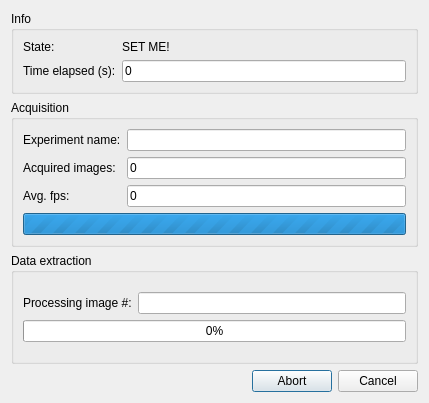
<?xml version="1.0" encoding="UTF-8"?>
<ui version="4.0">
 <class>ExperimentRunner</class>
 <widget class="QDialog" name="ExperimentRunner">
  <property name="geometry">
   <rect>
    <x>0</x>
    <y>0</y>
    <width>429</width>
    <height>403</height>
   </rect>
  </property>
  <property name="windowTitle">
   <string>Running experiment...</string>
  </property>
  <layout class="QGridLayout" name="gridLayout">
   <item row="0" column="0">
    <layout class="QVBoxLayout" name="verticalLayout" stretch="0,0,1,1,0,0">
     <item>
      <widget class="QGroupBox" name="groupBox">
       <property name="title">
        <string>Info</string>
       </property>
       <layout class="QGridLayout" name="gridLayout_6">
        <item row="0" column="0">
         <layout class="QGridLayout" name="gridLayout_5">
          <item row="0" column="1">
           <widget class="QLabel" name="infoLabel">
            <property name="text">
             <string>SET ME!</string>
            </property>
           </widget>
          </item>
          <item row="0" column="0">
           <widget class="QLabel" name="label_6">
            <property name="text">
             <string>State:</string>
            </property>
           </widget>
          </item>
          <item row="1" column="0">
           <widget class="QLabel" name="label_4">
            <property name="text">
             <string>Time elapsed (s):</string>
            </property>
           </widget>
          </item>
          <item row="1" column="1">
           <widget class="QLineEdit" name="elapsed">
            <property name="text">
             <string>0</string>
            </property>
            <property name="readOnly">
             <bool>true</bool>
            </property>
           </widget>
          </item>
         </layout>
        </item>
       </layout>
      </widget>
     </item>
     <item>
      <layout class="QHBoxLayout" name="horizontalLayout"/>
     </item>
     <item>
      <widget class="QGroupBox" name="acq">
       <property name="title">
        <string>Acquisition</string>
       </property>
       <layout class="QGridLayout" name="gridLayout_2">
        <item row="0" column="0">
         <layout class="QVBoxLayout" name="verticalLayout_2">
          <item>
           <layout class="QGridLayout" name="gridLayout_3">
            <item row="1" column="1">
             <widget class="QLineEdit" name="acqCount">
              <property name="text">
               <string>0</string>
              </property>
              <property name="readOnly">
               <bool>true</bool>
              </property>
             </widget>
            </item>
            <item row="0" column="0">
             <widget class="QLabel" name="label">
              <property name="text">
               <string>Experiment name:</string>
              </property>
             </widget>
            </item>
            <item row="0" column="1">
             <widget class="QLineEdit" name="experimentName">
              <property name="readOnly">
               <bool>true</bool>
              </property>
             </widget>
            </item>
            <item row="1" column="0">
             <widget class="QLabel" name="label_2">
              <property name="text">
               <string>Acquired images:</string>
              </property>
             </widget>
            </item>
            <item row="3" column="0">
             <widget class="QLabel" name="label_5">
              <property name="text">
               <string>Avg. fps:</string>
              </property>
             </widget>
            </item>
            <item row="3" column="1">
             <widget class="QLineEdit" name="fps">
              <property name="text">
               <string>0</string>
              </property>
              <property name="readOnly">
               <bool>true</bool>
              </property>
             </widget>
            </item>
           </layout>
          </item>
          <item>
           <widget class="QProgressBar" name="acqProgress">
            <property name="maximum">
             <number>0</number>
            </property>
            <property name="value">
             <number>0</number>
            </property>
           </widget>
          </item>
         </layout>
        </item>
       </layout>
      </widget>
     </item>
     <item>
      <widget class="QGroupBox" name="dataextraction">
       <property name="title">
        <string>Data extraction</string>
       </property>
       <layout class="QGridLayout" name="gridLayout_4">
        <item row="2" column="0">
         <layout class="QVBoxLayout" name="verticalLayout_3">
          <item>
           <layout class="QHBoxLayout" name="horizontalLayout_4">
            <item>
             <widget class="QLabel" name="label_3">
              <property name="text">
               <string>Processing image #:</string>
              </property>
             </widget>
            </item>
            <item>
             <widget class="QLineEdit" name="processImageN">
              <property name="readOnly">
               <bool>true</bool>
              </property>
             </widget>
            </item>
           </layout>
          </item>
          <item>
           <widget class="QProgressBar" name="dataProgress">
            <property name="value">
             <number>0</number>
            </property>
           </widget>
          </item>
         </layout>
        </item>
       </layout>
      </widget>
     </item>
     <item>
      <widget class="QDialogButtonBox" name="buttonBox">
       <property name="standardButtons">
        <set>QDialogButtonBox::Abort|QDialogButtonBox::Cancel</set>
       </property>
      </widget>
     </item>
     <item>
      <layout class="QHBoxLayout" name="horizontalLayout_2"/>
     </item>
    </layout>
   </item>
  </layout>
 </widget>
 <resources/>
 <connections/>
</ui>
